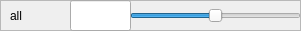
       <widget class="QFrame" name="frame_36">
        <property name="geometry">
         <rect>
          <x>0</x>
          <y>660</y>
          <width>301</width>
          <height>31</height>
         </rect>
        </property>
        <property name="frameShape">
         <enum>QFrame::StyledPanel</enum>
        </property>
        <property name="frameShadow">
         <enum>QFrame::Raised</enum>
        </property>
        <widget class="QSlider" name="allMotors">
         <property name="geometry">
          <rect>
           <x>130</x>
           <y>0</y>
           <width>171</width>
           <height>31</height>
          </rect>
         </property>
         <property name="minimum">
          <number>-50</number>
         </property>
         <property name="maximum">
          <number>50</number>
         </property>
         <property name="orientation">
          <enum>Qt::Horizontal</enum>
         </property>
        </widget>
        <widget class="QLabel" name="label_35">
         <property name="geometry">
          <rect>
           <x>10</x>
           <y>0</y>
           <width>91</width>
           <height>31</height>
          </rect>
         </property>
         <property name="text">
          <string>all</string>
         </property>
        </widget>
        <widget class="QFrame" name="frame_37">
         <property name="geometry">
          <rect>
           <x>40</x>
           <y>30</y>
           <width>301</width>
           <height>31</height>
          </rect>
         </property>
         <property name="frameShape">
          <enum>QFrame::StyledPanel</enum>
         </property>
         <property name="frameShadow">
          <enum>QFrame::Raised</enum>
         </property>
         <widget class="QSlider" name="horizontalSlider_29">
          <property name="geometry">
           <rect>
            <x>70</x>
            <y>0</y>
            <width>231</width>
            <height>31</height>
           </rect>
          </property>
          <property name="orientation">
           <enum>Qt::Horizontal</enum>
          </property>
         </widget>
         <widget class="QLabel" name="label_36">
          <property name="geometry">
           <rect>
            <x>10</x>
            <y>0</y>
            <width>91</width>
            <height>31</height>
           </rect>
          </property>
          <property name="text">
           <string>motor0</string>
          </property>
         </widget>
        </widget>
        <widget class="QFrame" name="frame_38">
         <property name="geometry">
          <rect>
           <x>20</x>
           <y>30</y>
           <width>301</width>
           <height>31</height>
          </rect>
         </property>
         <property name="frameShape">
          <enum>QFrame::StyledPanel</enum>
         </property>
         <property name="frameShadow">
          <enum>QFrame::Raised</enum>
         </property>
         <widget class="QSlider" name="horizontalSlider_30">
          <property name="geometry">
           <rect>
            <x>70</x>
            <y>0</y>
            <width>231</width>
            <height>31</height>
           </rect>
          </property>
          <property name="orientation">
           <enum>Qt::Horizontal</enum>
          </property>
         </widget>
         <widget class="QLabel" name="label_37">
          <property name="geometry">
           <rect>
            <x>10</x>
            <y>0</y>
            <width>91</width>
            <height>31</height>
           </rect>
          </property>
          <property name="text">
           <string>motor0</string>
          </property>
         </widget>
         <widget class="QFrame" name="frame_39">
          <property name="geometry">
           <rect>
            <x>40</x>
            <y>30</y>
            <width>301</width>
            <height>31</height>
           </rect>
          </property>
          <property name="frameShape">
           <enum>QFrame::StyledPanel</enum>
          </property>
          <property name="frameShadow">
           <enum>QFrame::Raised</enum>
          </property>
          <widget class="QSlider" name="horizontalSlider_31">
           <property name="geometry">
            <rect>
             <x>70</x>
             <y>0</y>
             <width>231</width>
             <height>31</height>
            </rect>
           </property>
           <property name="orientation">
            <enum>Qt::Horizontal</enum>
           </property>
          </widget>
          <widget class="QLabel" name="label_38">
           <property name="geometry">
            <rect>
             <x>10</x>
             <y>0</y>
             <width>91</width>
             <height>31</height>
            </rect>
           </property>
           <property name="text">
            <string>motor0</string>
           </property>
          </widget>
         </widget>
        </widget>
        <widget class="QLineEdit" name="setPoint_motorAll">
         <property name="geometry">
          <rect>
           <x>70</x>
           <y>0</y>
           <width>61</width>
           <height>31</height>
          </rect>
         </property>
         <property name="readOnly">
          <bool>true</bool>
         </property>
        </widget>
       </widget>
